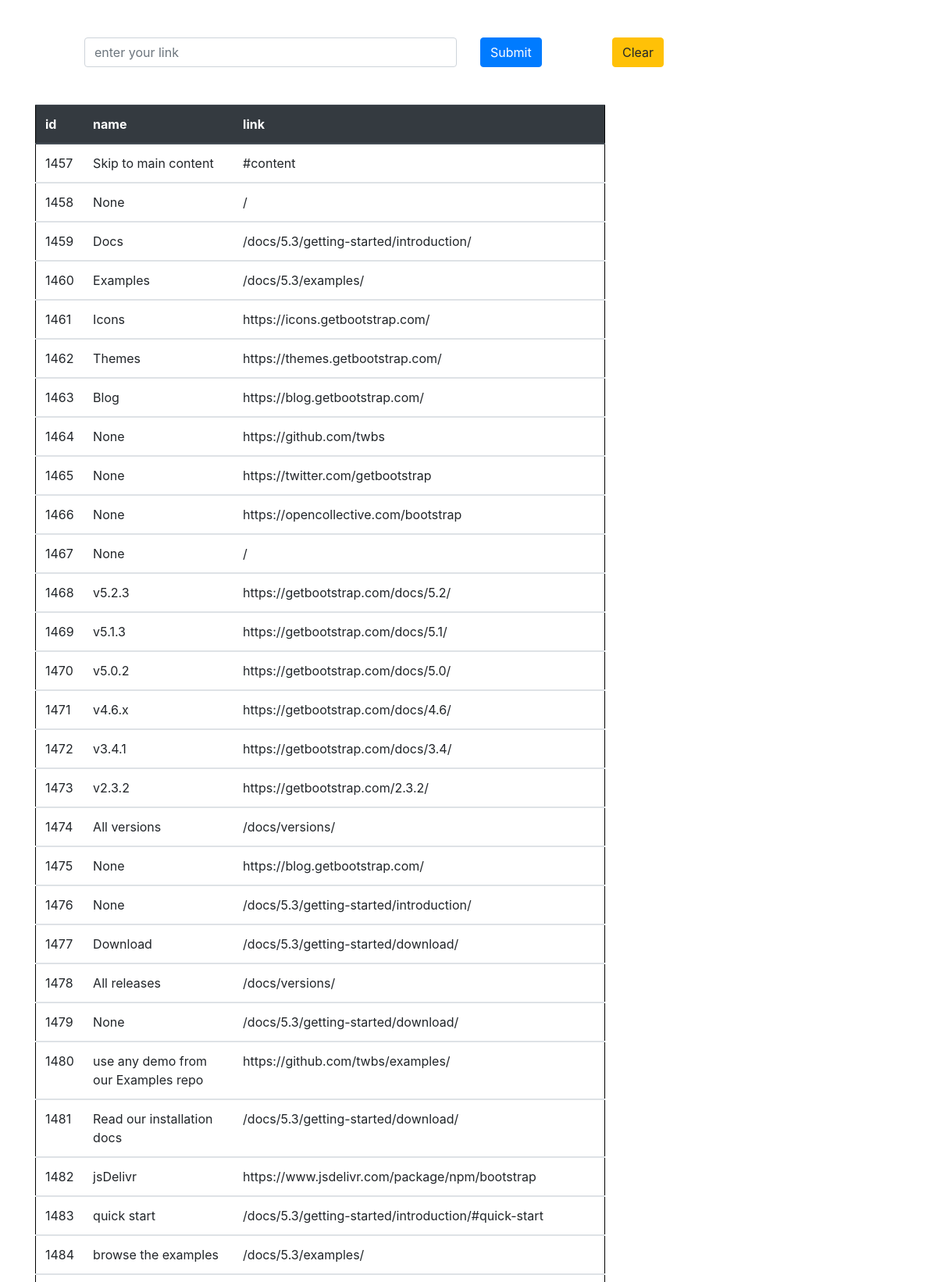
The page / (upper part) on the database its author committed.
### webscrapapp/models.py (models this page shows, shortened)
class Links(models.Model):
    address=models.CharField(max_length=500,null=True,blank=True)
    stringname=models.CharField(max_length=500,null=True,blank=True)

### webscrapapp/views.py (the view)
# urls.py: path('',views.home,name='home'),
def home(request):
    if request.method=='POST':
        link=request.POST.get('page','')
        urls=requests.get(link)
        beautysoup=BeautifulSoup(urls.text,'html.parser')
        for link in beautysoup.find_all('a'):
            li_address=link.get('href')
            li_name=link.string
            Links.objects.create(address=li_address,stringname=li_name)
        return redirect('/')
    else:
        data=Links.objects.all()
    return render(request,'home.html',{'data':data})

### templates/home.html (shortened to what this page needs)
<!DOCTYPE html>
<html lang="en">
<head>
    <link rel="stylesheet" href="https://cdn.jsdelivr.net/npm/bootstrap@4.6.2/dist/css/bootstrap.min.css">
</head>
<body>
<div class="container">
    <div class="row m-5">
        <div class="col-md-6">
            <form method="post">
            <input type="text" class="form-control" name="page" placeholder="enter your link">
        </div>
        <div class="col-md-2">
            <input type="submit" class="btn btn-primary">
        </div>
        <div class="col-md-2">
        <a href="clear/"<button  class="btn btn-warning" type="submit">Clear</button></a>
        </div>
    </div>
</div>
<div class="container">
    <div class="row">
        <div class="col-md-8" style="position:relative">
            <table class="table" style="border:1px solid black">
  <thead class="thead-dark">
    <tr>
      <th scope="col">id</th>
      <th scope="col">name</th>
      <th scope="col">link</th>
    </tr>
  </thead>
    {% for i in data %}
  <tbody>
    <tr >
      <td>{{i.id}}</td>
      <td>{{i.stringname}}</td>
      <td>{{i.address}}</td>
    </tr>
  </tbody>
{% endfor %}
</table>
    </div>
</div>
</div>
</body>
</html>

### rows shown on the page
Links: id "1457", stringname "Skip to main content", address "#content"
Links: id "1458", stringname "None", address "/"
Links: id "1459", stringname "Docs", address "/docs/5.3/getting-started/introduction/"
Links: id "1460", stringname "Examples", address "/docs/5.3/examples/"
Links: id "1461", stringname "Icons", address "https://icons.getbootstrap.com/"
Links: id "1462", stringname "Themes", address "https://themes.getbootstrap.com/"
Links: id "1463", stringname "Blog", address "https://blog.getbootstrap.com/"
Links: id "1464", stringname "None", address "https://github.com/twbs"
Links: id "1465", stringname "None", address "https://twitter.com/getbootstrap"
Links: id "1466", stringname "None", address "https://opencollective.com/bootstrap"
Links: id "1467", stringname "None", address "/"
Links: id "1468", stringname "v5.2.3", address "https://getbootstrap.com/docs/5.2/"
Links: id "1469", stringname "v5.1.3", address "https://getbootstrap.com/docs/5.1/"
Links: id "1470", stringname "v5.0.2", address "https://getbootstrap.com/docs/5.0/"
Links: id "1471", stringname "v4.6.x", address "https://getbootstrap.com/docs/4.6/"
Links: id "1472", stringname "v3.4.1", address "https://getbootstrap.com/docs/3.4/"
Links: id "1473", stringname "v2.3.2", address "https://getbootstrap.com/2.3.2/"
Links: id "1474", stringname "All versions", address "/docs/versions/"
Links: id "1475", stringname "None", address "https://blog.getbootstrap.com/"
Links: id "1476", stringname "None", address "/docs/5.3/getting-started/introduction/"
Links: id "1477", stringname "Download", address "/docs/5.3/getting-started/download/"
Links: id "1478", stringname "All releases", address "/docs/versions/"
Links: id "1479", stringname "None", address "/docs/5.3/getting-started/download/"
Links: id "1480", stringname "use any demo from our Examples repo", address "https://github.com/twbs/examples/"
Links: id "1481", stringname "Read our installation docs", address "/docs/5.3/getting-started/download/"
Links: id "1482", stringname "jsDelivr", address "https://www.jsdelivr.com/package/npm/bootstrap"
Links: id "1483", stringname "quick start", address "/docs/5.3/getting-started/introduction/#quick-start"
Links: id "1484", stringname "browse the examples", address "/docs/5.3/examples/"
